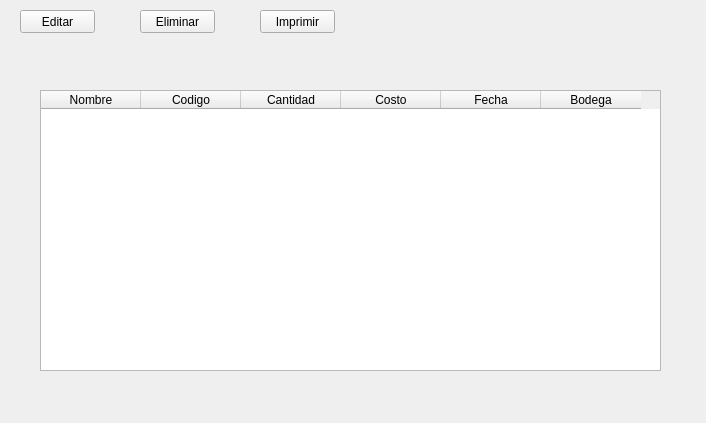
<?xml version="1.0" encoding="UTF-8"?>
<ui version="4.0">
 <class>V_Registro_Inventario</class>
 <widget class="QWidget" name="V_Registro_Inventario">
  <property name="geometry">
   <rect>
    <x>0</x>
    <y>0</y>
    <width>706</width>
    <height>423</height>
   </rect>
  </property>
  <property name="windowTitle">
   <string>Form</string>
  </property>
  <widget class="QTableWidget" name="tabla_inventario">
   <property name="geometry">
    <rect>
     <x>40</x>
     <y>90</y>
     <width>621</width>
     <height>281</height>
    </rect>
   </property>
   <property name="sizeAdjustPolicy">
    <enum>QAbstractScrollArea::AdjustToContents</enum>
   </property>
   <column>
    <property name="text">
     <string>Nombre</string>
    </property>
   </column>
   <column>
    <property name="text">
     <string>Codigo</string>
    </property>
   </column>
   <column>
    <property name="text">
     <string>Cantidad</string>
    </property>
   </column>
   <column>
    <property name="text">
     <string>Costo</string>
    </property>
   </column>
   <column>
    <property name="text">
     <string>Fecha</string>
    </property>
   </column>
   <column>
    <property name="text">
     <string>Bodega</string>
    </property>
   </column>
  </widget>
  <widget class="QPushButton" name="btn_edita_linea">
   <property name="geometry">
    <rect>
     <x>20</x>
     <y>10</y>
     <width>75</width>
     <height>23</height>
    </rect>
   </property>
   <property name="text">
    <string>Editar</string>
   </property>
  </widget>
  <widget class="QPushButton" name="btn_eliminar_linea">
   <property name="geometry">
    <rect>
     <x>140</x>
     <y>10</y>
     <width>75</width>
     <height>23</height>
    </rect>
   </property>
   <property name="text">
    <string>Eliminar</string>
   </property>
  </widget>
  <widget class="QPushButton" name="btn_imprimirir_inventario">
   <property name="geometry">
    <rect>
     <x>260</x>
     <y>10</y>
     <width>75</width>
     <height>23</height>
    </rect>
   </property>
   <property name="text">
    <string>Imprimir</string>
   </property>
  </widget>
 </widget>
 <resources/>
 <connections/>
</ui>
